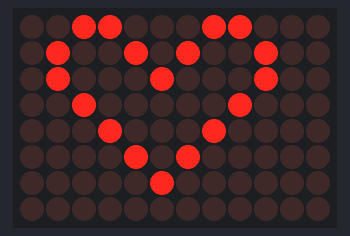
A sketch run on a simulated Arduino Uno R4 WiFi. Shown: 12×8 LED matrix.

Above: at 0.15 s.
At 2.55 s:
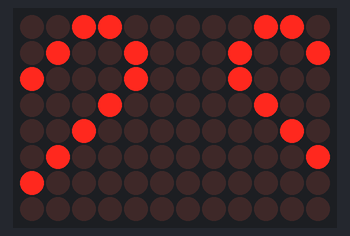
At 4.95 s:
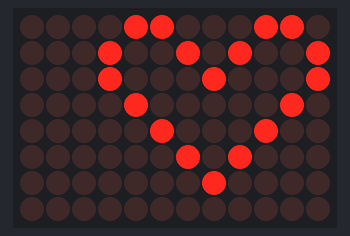
At 9.76 s:
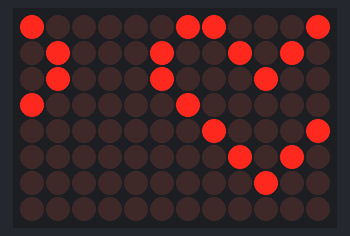
At 14.57 s:
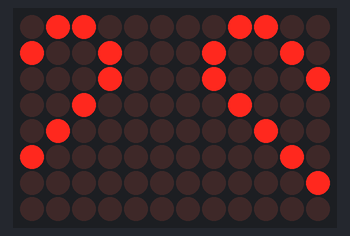
At 19.38 s:
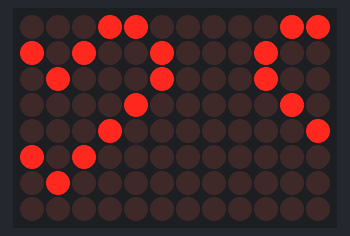

The sketch:

movingHeart.ino
```cpp
#include "Arduino_LED_Matrix.h"

ArduinoLEDMatrix matrix;
byte frame[8][12] = {
  { 0, 0, 1, 1, 0, 0, 0, 1, 1, 0, 0, 0 },
  { 0, 1, 0, 0, 1, 0, 1, 0, 0, 1, 0, 0 },
  { 0, 1, 0, 0, 0, 1, 0, 0, 0, 1, 0, 0 },
  { 0, 0, 1, 0, 0, 0, 0, 0, 1, 0, 0, 0 },
  { 0, 0, 0, 1, 0, 0, 0, 1, 0, 0, 0, 0 },
  { 0, 0, 0, 0, 1, 0, 1, 0, 0, 0, 0, 0 },
  { 0, 0, 0, 0, 0, 1, 0, 0, 0, 0, 0, 0 },
  { 0, 0, 0, 0, 0, 0, 0, 0, 0, 0, 0, 0 }
};

unsigned long previousActionMillis = 0;

void setup() {
  matrix.begin();
  // put your setup code here, to run once:

}

void loop() {
  unsigned long delayMillis = 30;

  unsigned long currentMillis = millis();
  if(currentMillis - previousActionMillis > delayMillis){
    previousActionMillis = currentMillis;
    for(int i = 0; i < 8; i++){
      int startBit = frame[i][0];
      for (int j = 0; j<11; j++){
       frame[i][j] = frame[i][j+1];
    }
    frame[i][11] = startBit;
  }
  }

matrix.renderBitmap(frame, 8, 12);
  // put your main code here, to run repeatedly:

}
```

Measured:
- by itself, everything shown: repeats every 18.3 s, in 61 steps
